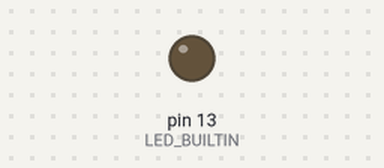
Bench run of a sketch on a simulated Arduino Uno, built with avr-gcc and run on an emulated ATmega328P. On the bench: output pins drawn as LEDs (lit = HIGH).

Above: at 1.3 s.
At 3.77 s:
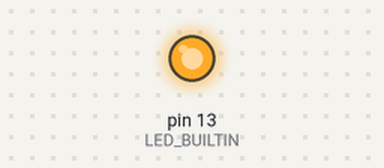
Timing chart, 0 to 4.1 s (numbered marks = the images above):
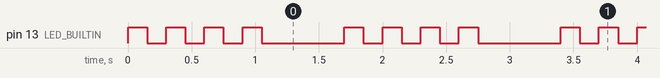

The sketch:

Listing_6.9.ino
```cpp
void setup() {
    pinMode(LED_BUILTIN, OUTPUT);
}

void loop() {
    for (short x = 0; x < 4; x++) {
        digitalWrite(LED_BUILTIN, HIGH);
        delay(150);
        digitalWrite(LED_BUILTIN, LOW);
        delay(150);
    }

    delay(500);
}
```

Measured:
- by itself, pin 13 (LED_BUILTIN): repeats every 1.7 s: 3 × (LOW 0.15 s, HIGH 0.15 s), LOW 0.65 s, HIGH 0.15 s
- by itself, everything shown: repeats every 1.7 s, in 8 steps
